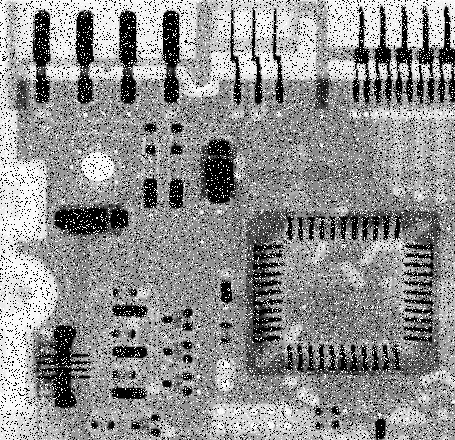
#> input picture Convolutional filter/test2.tif, 455 x 440 px
$ python low_band_filter.py
#> lines starting #> are read from the running program, lines starting #| are printed output that depends on the picture
import cv2 as cv
import numpy as np
import  matplotlib.pylab as plt

def convo_filter(img, mask):
    m, n = img.shape
    img_new = np.zeros([m, n])
    for i in range(1, m-1):
        for j in range(1, n-1):
            temp = img[i-1, j-1]*mask[0, 0]\
                 + img[i-1, j]*mask[0, 1]\
                 + img[i-1, j+1]*mask[0, 2]\
                 + img[i, j-1]*mask[1, 0]\
                 + img[i, j]*mask[1, 1]\
                 + img[i, j+1]*mask[1, 2]\
                 + img[i+1, j-1]*mask[2, 0]\
                 + img[i+1, j]*mask[2, 1]\
                 + img[i+1, j+1]*mask[2, 2]
            img_new[i, j] = temp
    img_new = img_new.astype(dtype=int)
    return img_new

#Mean filter
mean_filter = np.array(([1/9, 1/9, 1/9],
                        [1/9, 1/9, 1/9],
                        [1/9, 1/9, 1/9]), dtype=float)

#Mean_filter_coeff
mean_filter_coeff = np.array(([1/16, 2/16, 1/16],
                              [2/16, 4/16, 2/16],
                              [1/16, 2/16, 1/16]), dtype=float)

#Gaussian_filter
gaussian_filter = np.array(([0.0751/4.8976, 0.1238/4.8976, 0.0751/4.8976],
                            [0.1238/4.8976, 0.2042/4.8976, 0.1238/4.8976],
                            [0.0751/4.8976, 0.1238/4.8976, 0.0751/4.8976]), dtype=float)

# Median filter
def median_filter(img):
    m, n = img.shape
    img_new = np.zeros([m, n])
    for i in range(1, m-1):
        for j in range(1, n-1):
            tmp = [img[i-1, j-1],
                   img[i-1, j],
                   img[i-1, j+1],
                   img[i, j-1],
                   img[i, j],
                   img[i, j+1],
                   img[i+1, j],
                   img[i+1, j+1]]
            tmp = sorted(tmp)
            img_new[i, j] = tmp[4]
    return img_new

# Max filter
def max_filter(img):
    m, n = img.shape
    img_new = np.zeros([m, n])
    for i in range(1, m - 1):
        for j in range(1, n - 1):
            tmp = [img[i - 1, j - 1],
                   img[i - 1, j],
                   img[i - 1, j + 1],
                   img[i, j - 1],
                   img[i, j],
                   img[i, j + 1],
                   img[i + 1, j],
                   img[i + 1, j + 1]]
            tmp = max(tmp)
            img_new[i, j] = tmp
    return img_new

fig = plt.figure(figsize=(16, 9))
(ax1, ax2, ax3), (ax4, ax5, ax6) = fig.subplots(2, 3)

image = cv.imread('test2.tif', 0)
#> image is the input picture: shape (440, 455); min 0, max 255, mean 144.1
ax1.imshow(image, cmap='gray')
ax1.set_title("Original")

image_mean_filter = convo_filter(image, mean_filter)
#> after the loop in convo_filter, `for i in range(1, m-1):`:
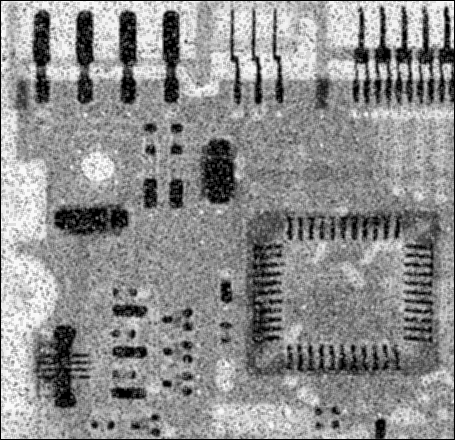
#> img_new: shape (440, 455) float64; min 0, max 253.2, mean 142.4
ax2.imshow(image_mean_filter, cmap='gray')
ax2.set_title("mean filter")

image_mean_coeff_filter = convo_filter(image, mean_filter_coeff)
ax3.imshow(image_mean_coeff_filter, cmap='gray')
ax3.set_title("mean filter with coeff")

image_gaussian_filter = convo_filter(image, gaussian_filter)
ax4.imshow(image_gaussian_filter, cmap='gray')
ax4.set_title("Gaussian filter")

image_median_filter = median_filter(image)
#> after the loop in median_filter, `for i in range(1, m-1):`:
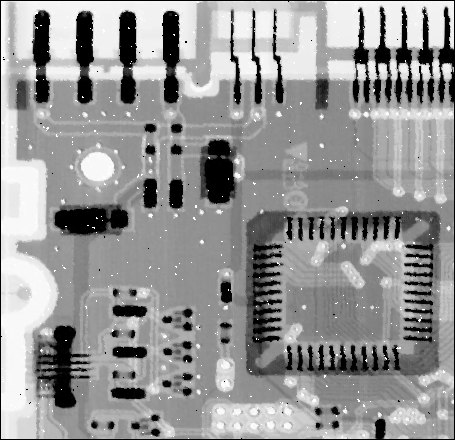
#> img_new: shape (440, 455) float64; min 0, max 255, mean 149.1
ax5.imshow(image_median_filter, cmap='gray')
ax5.set_title("Median filter")

image_max_filter = max_filter(image)
#> after the loop in max_filter, `for i in range(1, m - 1):`:
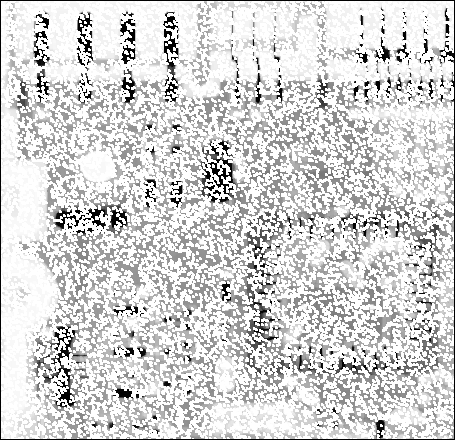
#> img_new: shape (440, 455) float64; min 0, max 255, mean 212.8
ax6.imshow(image_max_filter, cmap='gray')
ax6.set_title("Max filter")

plt.show()
